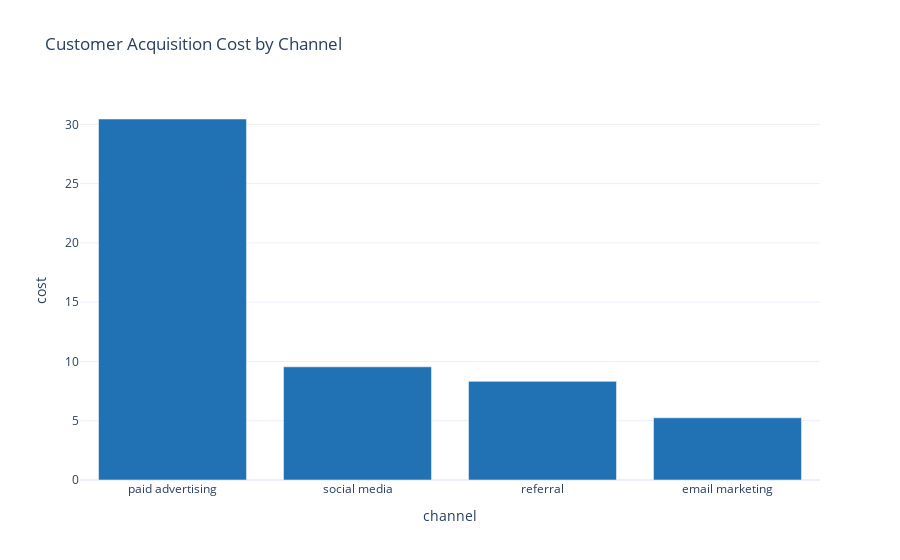

The code cell stored with this chart in its notebook:
### Code cell
# Sort the DataFrame by 'cost' in descending order
cost_by_channel = cost_by_channel.sort_values('cost', ascending=False)

# Create bar chart 
fig = px.bar(
    cost_by_channel,
    x="channel",
    y="cost",
    title='Customer Acquisition Cost by Channel'
)

fig.update_traces(marker_color= '#2171b5')  

fig.show()

### Figure 1 — Plotly figure (JSON) as saved in the notebook; plotly's stock layout.template omitted (floating-point values rounded to 4 significant figures)
{"data": [{"alignmentgroup": "True", "hovertemplate": "channel=%{x}<br>cost=%{y}<extra></extra>", "legendgroup": "", "marker": {"color": "#2171b5", "pattern": {"shape": ""}}, "name": "", "offsetgroup": "", "orientation": "v", "showlegend": false, "textposition": "auto", "type": "bar", "x": ["paid advertising", "social media", "referral", "email marketing"], "xaxis": "x", "y": [30.45, 9.546, 8.32, 5.246], "yaxis": "y"}], "layout": {"autosize": true, "barmode": "relative", "legend": {"tracegroupgap": 0}, "title": {"text": "Customer Acquisition Cost by Channel"}, "xaxis": {"anchor": "y", "autorange": true, "domain": [0, 1], "range": [-0.5, 3.5], "title": {"text": "channel"}, "type": "category"}, "yaxis": {"anchor": "x", "autorange": true, "domain": [0, 1], "range": [0, 32.05], "title": {"text": "cost"}, "type": "linear"}}}
